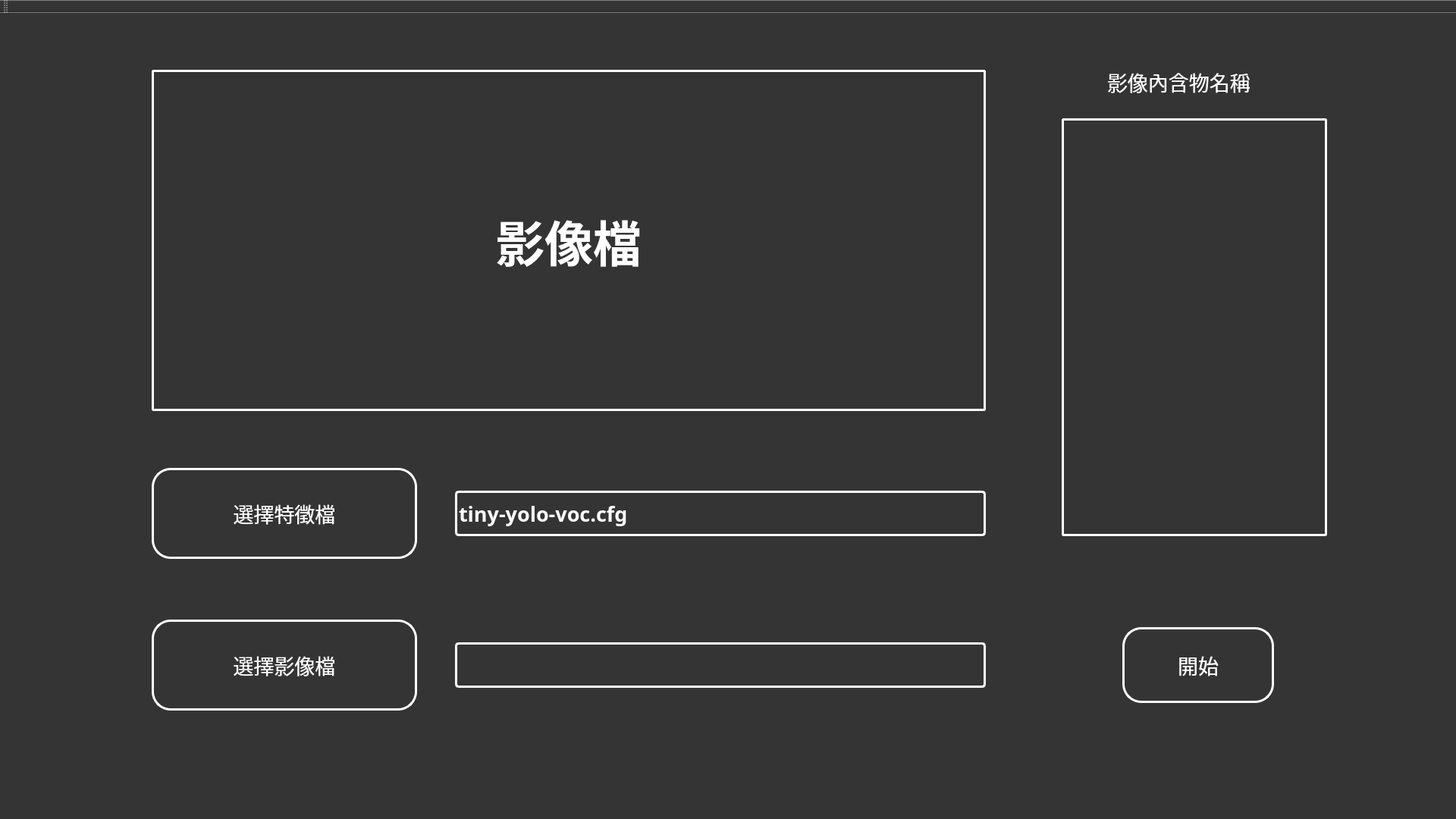
<?xml version="1.0" encoding="UTF-8"?>
<ui version="4.0">
 <class>QT_yolov2_ConsoleClass</class>
 <widget class="QMainWindow" name="QT_yolov2_ConsoleClass">
  <property name="geometry">
   <rect>
    <x>0</x>
    <y>0</y>
    <width>1920</width>
    <height>1080</height>
   </rect>
  </property>
  <property name="windowTitle">
   <string>QT_yolov2_Console</string>
  </property>
  <property name="styleSheet">
   <string notr="true">background-color: rgb(52, 52, 52);</string>
  </property>
  <widget class="QWidget" name="centralWidget">
   <widget class="QPushButton" name="file_button">
    <property name="geometry">
     <rect>
      <x>200</x>
      <y>800</y>
      <width>350</width>
      <height>120</height>
     </rect>
    </property>
    <property name="font">
     <font>
      <family>微軟正黑體</family>
      <pointsize>20</pointsize>
     </font>
    </property>
    <property name="styleSheet">
     <string notr="true">border-radius: 25px;
border: 3px solid #FFFFFF;
color: #FFFFFF</string>
    </property>
    <property name="text">
     <string>選擇影像檔</string>
    </property>
   </widget>
   <widget class="QLineEdit" name="path_editline">
    <property name="geometry">
     <rect>
      <x>600</x>
      <y>830</y>
      <width>700</width>
      <height>60</height>
     </rect>
    </property>
    <property name="font">
     <font>
      <family>微軟正黑體</family>
      <pointsize>14</pointsize>
     </font>
    </property>
    <property name="styleSheet">
     <string notr="true">border-radius: 5px;
border: 3px solid #FFFFFF;
color: #FFFFFF</string>
    </property>
    <property name="readOnly">
     <bool>true</bool>
    </property>
   </widget>
   <widget class="QListWidget" name="listWidget">
    <property name="geometry">
     <rect>
      <x>1400</x>
      <y>139</y>
      <width>350</width>
      <height>551</height>
     </rect>
    </property>
    <property name="font">
     <font>
      <family>微軟正黑體</family>
      <pointsize>20</pointsize>
     </font>
    </property>
    <property name="styleSheet">
     <string notr="true">border-radius: 3px;
border: 3px solid #FFFFFF;
color: #FFFFFF</string>
    </property>
   </widget>
   <widget class="QLabel" name="show_image_label">
    <property name="geometry">
     <rect>
      <x>200</x>
      <y>75</y>
      <width>1100</width>
      <height>450</height>
     </rect>
    </property>
    <property name="maximumSize">
     <size>
      <width>25535</width>
      <height>25535</height>
     </size>
    </property>
    <property name="font">
     <font>
      <family>微軟正黑體</family>
      <pointsize>48</pointsize>
      <weight>75</weight>
      <bold>true</bold>
     </font>
    </property>
    <property name="styleSheet">
     <string notr="true">border-radius: 3px;
border: 3px solid #FFFFFF;
color: #FFFFFF</string>
    </property>
    <property name="text">
     <string>影像檔</string>
    </property>
    <property name="scaledContents">
     <bool>false</bool>
    </property>
    <property name="alignment">
     <set>Qt::AlignCenter</set>
    </property>
   </widget>
   <widget class="QPushButton" name="cfgfile_button">
    <property name="geometry">
     <rect>
      <x>200</x>
      <y>600</y>
      <width>350</width>
      <height>120</height>
     </rect>
    </property>
    <property name="font">
     <font>
      <family>微軟正黑體</family>
      <pointsize>20</pointsize>
     </font>
    </property>
    <property name="autoFillBackground">
     <bool>false</bool>
    </property>
    <property name="styleSheet">
     <string notr="true">border-radius: 25px;
border: 3px solid #FFFFFF;
color: #FFFFFF</string>
    </property>
    <property name="text">
     <string>選擇特徵檔</string>
    </property>
   </widget>
   <widget class="QLineEdit" name="line_cfg">
    <property name="enabled">
     <bool>true</bool>
    </property>
    <property name="geometry">
     <rect>
      <x>600</x>
      <y>630</y>
      <width>700</width>
      <height>60</height>
     </rect>
    </property>
    <property name="font">
     <font>
      <family>微軟正黑體</family>
      <pointsize>20</pointsize>
      <weight>75</weight>
      <bold>true</bold>
     </font>
    </property>
    <property name="styleSheet">
     <string notr="true">border-radius: 5px;
border: 3px solid #FFFFFF;
color: #FFFFFF</string>
    </property>
    <property name="text">
     <string>tiny-yolo-voc.cfg</string>
    </property>
    <property name="readOnly">
     <bool>true</bool>
    </property>
   </widget>
   <widget class="QPushButton" name="start_button">
    <property name="geometry">
     <rect>
      <x>1480</x>
      <y>810</y>
      <width>200</width>
      <height>100</height>
     </rect>
    </property>
    <property name="font">
     <font>
      <family>微軟正黑體</family>
      <pointsize>20</pointsize>
     </font>
    </property>
    <property name="styleSheet">
     <string notr="true">border-radius: 25px;
border: 3px solid #FFFFFF;
color: #FFFFFF</string>
    </property>
    <property name="text">
     <string>開始</string>
    </property>
   </widget>
   <widget class="QLabel" name="label">
    <property name="geometry">
     <rect>
      <x>1460</x>
      <y>70</y>
      <width>231</width>
      <height>41</height>
     </rect>
    </property>
    <property name="font">
     <font>
      <family>微軟正黑體</family>
      <pointsize>20</pointsize>
     </font>
    </property>
    <property name="styleSheet">
     <string notr="true">color:#FFFFFF</string>
    </property>
    <property name="text">
     <string>影像內含物名稱</string>
    </property>
   </widget>
  </widget>
  <widget class="QMenuBar" name="menuBar">
   <property name="geometry">
    <rect>
     <x>0</x>
     <y>0</y>
     <width>1920</width>
     <height>25</height>
    </rect>
   </property>
  </widget>
  <widget class="QToolBar" name="mainToolBar">
   <attribute name="toolBarArea">
    <enum>TopToolBarArea</enum>
   </attribute>
   <attribute name="toolBarBreak">
    <bool>false</bool>
   </attribute>
  </widget>
  <widget class="QStatusBar" name="statusBar"/>
 </widget>
 <layoutdefault spacing="6" margin="11"/>
 <resources>
  <include location="QT_yolov2_Console.qrc"/>
 </resources>
 <connections/>
</ui>
